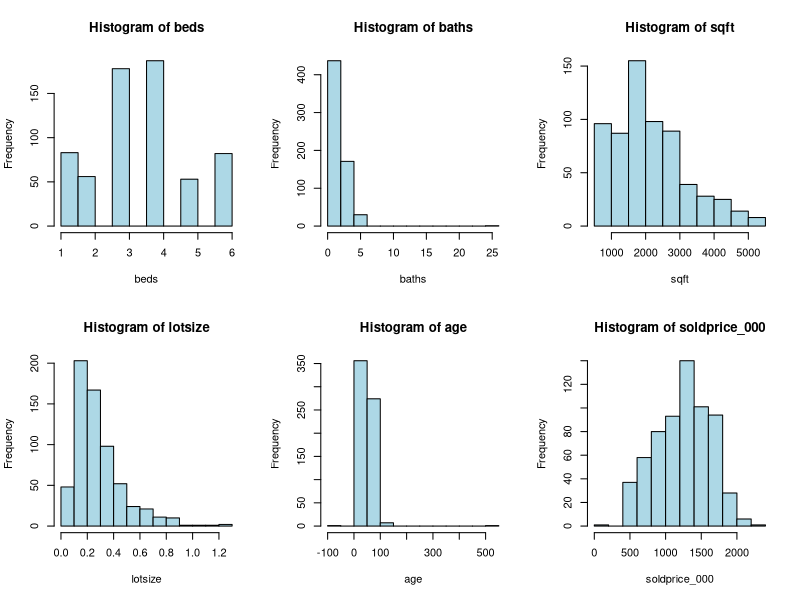
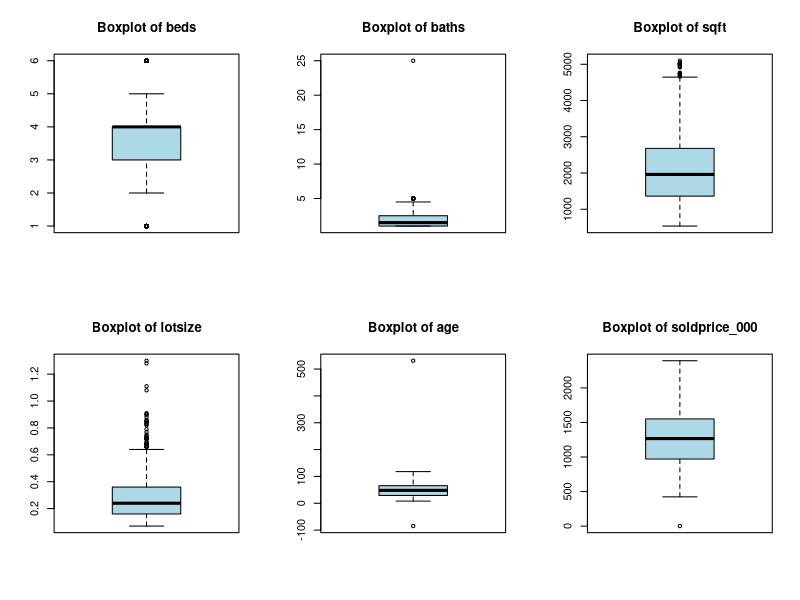
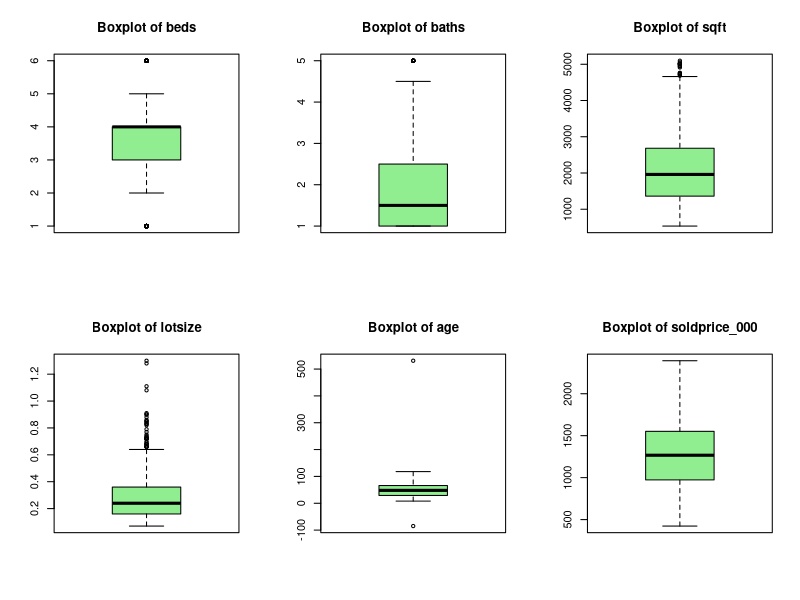
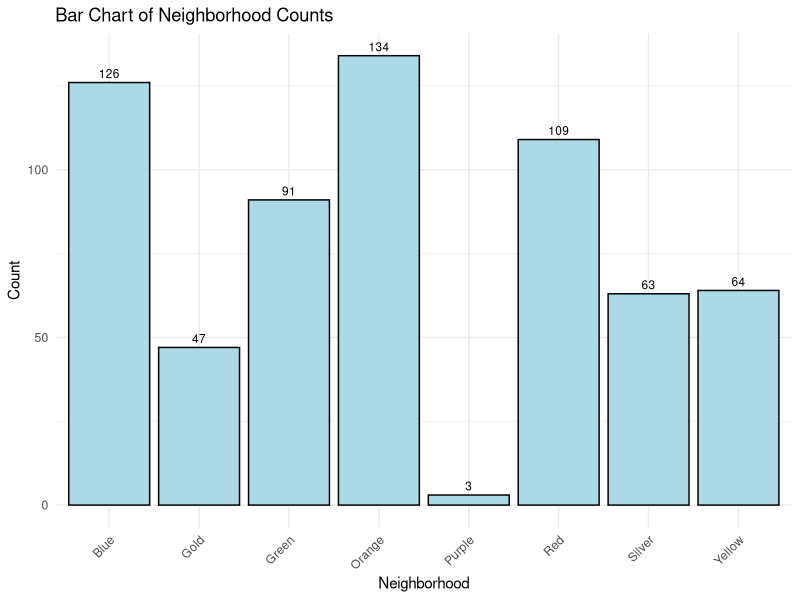
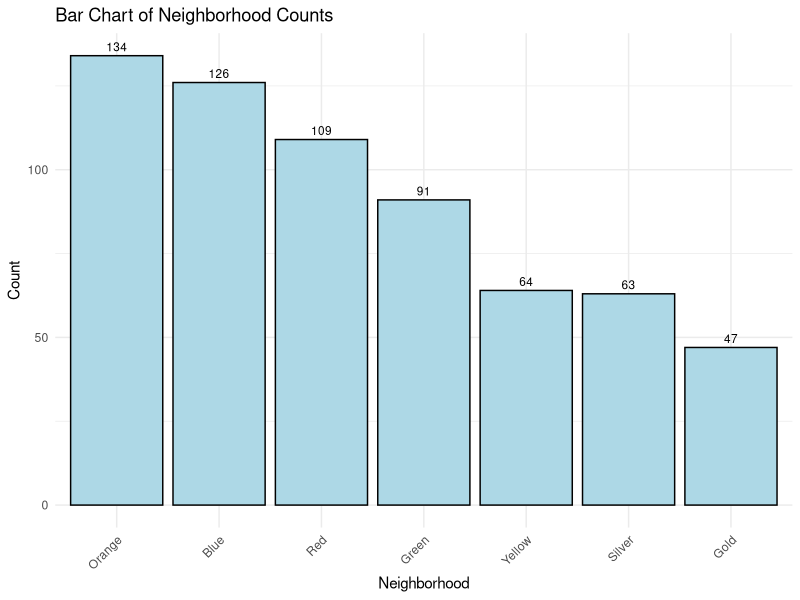
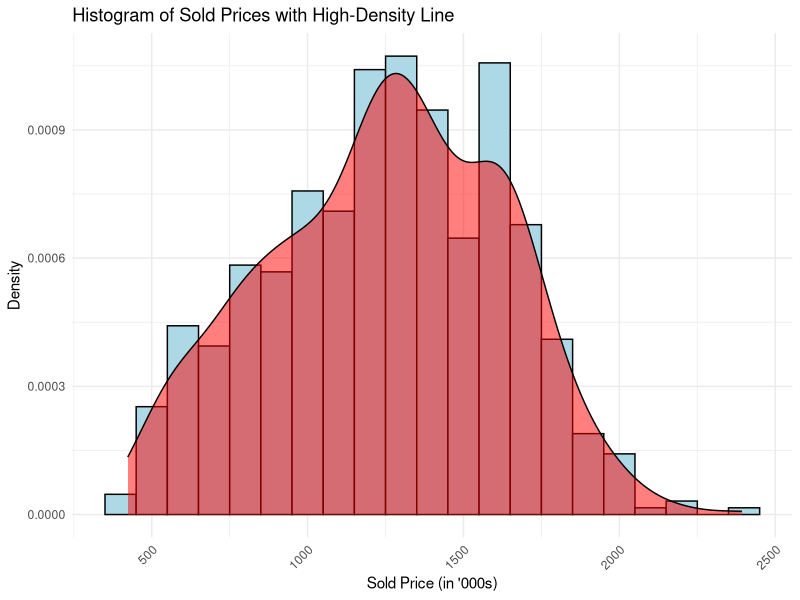
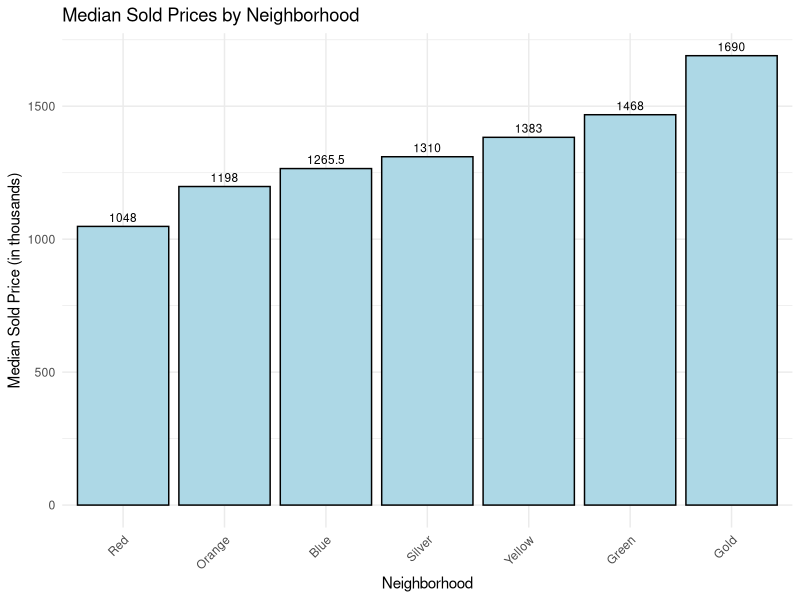
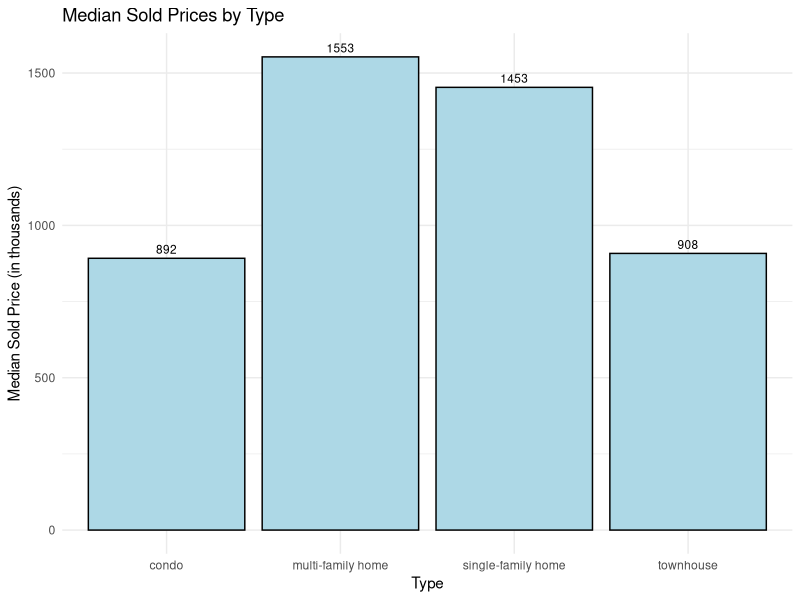

The R script that drew these images, in order:
# case 1
###############################################################
######################### housing.csv
setwd("C:/Users/kj_zo/Desktop/Data science course work/Exploratory data analysis and visulization/the final")
library(readr)
library(ggplot2)
library(scales)
library(dplyr)
housing <- read_csv("housing.csv")
schools <- read_csv("schools.csv")
summary(housing)
summary(housing)

############ Let's deal with nas
table(is.na(housing))

# Count NAs for each variable
(na_counts <- colSums(is.na(housing)))

# take a look at where those NAs are
# Columns of interest
columns_of_nas <- c("sqft", "lotsize", "cooling", "heating", "fireplace")

# Print rows with NA values for each column
for (col in columns_of_nas) {
  print(housing[which(is.na(housing[[col]])), ])
} 

########### where are 42 nas in total. Not significant.drop them for now.
housing_clean <- housing[complete.cases(housing[, columns_of_nas]), ] 


##################### categorical variables: convert to factors
## let's fix some typos/errors first
housing_clean$type[housing_clean$type=="town house"]<-"townhouse" 
housing_clean$type[housing_clean$type=="condominium"]<-"condo"
housing_clean <- housing_clean[housing_clean$levels != "?", ] 

# these are the columns I want to convert to factors
columns_to_convert <- c("neighborhood", "type","levels","cooling", "heating", "fireplace", "elementary", "middle", "high")

# Loop through the columns and convert to factor
for (col in columns_to_convert) {
  housing_clean[[col]] <- as.factor(housing_clean[[col]])
}

# check factor levels of all factor variables to make sure it all makes sense
factor_columns <- sapply(housing_clean, is.factor) # Identify factor columns

# Extract factor levels for each factor column 
(factor_levels <- sapply(housing_clean[, factor_columns, drop = FALSE], levels))

## let's make sure all categorical variables are taken care of.
str(housing_clean)
summary(housing_clean)

###################### numerical variables:outliers and feature engineering
# Get the current year
current_year <- as.numeric(format(Sys.Date(), "%Y"))

# Calculate age and create a new column 'age'
housing_clean$age <- current_year - housing_clean$year
housing_clean$year<-NULL

# create a new column for soldprice in thousands
housing_clean$soldprice_000<-housing_clean$soldprice/1000
housing_clean$soldprice<-NULL

################# let's see how numeric variables are distributed

# Identify numeric columns
numeric_columns <- sapply(housing_clean, is.numeric)

# Set up a 2x3 grid for plots
par(mfrow = c(2, 3))

# Plot histograms for numeric variables
for (col in names(housing_clean)[numeric_columns]) {
  hist(housing_clean[[col]], main = paste("Histogram of", col), xlab = col, col = "lightblue", border = "black")
}

# Plot boxplots for numeric variables
for (col in names(housing_clean)[numeric_columns]) {
  boxplot(housing_clean[[col]], main = paste("Boxplot of", col), col = "lightblue", border = "black")
}

# Reset the plotting layout
par(mfrow = c(1, 1))

# remove outliers that don't make sense
# Remove rows where age is -88
housing_clean <- housing_clean[housing_clean$age != -88, ] 
# Remove rows where soldprice_000 is 0.664
housing_clean <- housing_clean[housing_clean$soldprice_000 != 0.664, ]
# Remove rows where baths is 25, which does not make sense
housing_clean <- housing_clean[housing_clean$baths != 25, ]
# Remove rows where age is 528, which does not make sense. Houses this old are usually preserved.
housing_clean <- housing_clean[housing_clean$age != 528, ]

# let's check box plots again
par(mfrow = c(2, 3))

# Plot boxplots for numeric variables
for (col in names(housing_clean)[numeric_columns]) {
  boxplot(housing_clean[[col]], main = paste("Boxplot of", col), col = "lightgreen", border = "black")
}

# Reset the plotting layout
par(mfrow = c(1, 1))

# Identify categorical variables
str(housing_clean)
categorical_vars <- sapply(housing_clean, is.factor)

# Count occurrences of each category in categorical variables
category_counts <- sapply(housing_clean[categorical_vars], table)

# Print the counts
print(category_counts)

# Create a bar chart to take a closer look at neighborhood. 
# only 3 purple. Gonna be misleading
ggplot(housing_clean, aes(x = neighborhood)) +
  geom_bar(fill = "lightblue", color = "black") +
  geom_text(stat = "count", aes(label = after_stat(count)),
            vjust = -0.5, size = 3, color = "black") +
  labs(title = "Bar Chart of Neighborhood Counts",
       x = "Neighborhood",
       y = "Count") +
  theme_minimal() +
  theme(axis.text.x = element_text(angle = 45, hjust = 1))  # Rotate x-axis labels for better readability

# Remove rows where neighborhood is 'Purple'
housing_clean <- housing_clean[housing_clean$neighborhood != 'Purple', ]

# generate a bar chart without neighborhood purple
neighborhood_counts <- housing_clean %>%
  group_by(neighborhood) %>%
  summarize(count = n()) %>%
  arrange(desc(count))

# Use the sorted data frame for plotting
ggplot(neighborhood_counts, aes(x = reorder(neighborhood, -count), y = count)) +
  geom_bar(stat = "identity", fill = "lightblue", color = "black") +
  geom_text(aes(label = count), vjust = -0.5, size = 3, color = "black") +
  labs(title = "Bar Chart of Neighborhood Counts",
       x = "Neighborhood",
       y = "Count") +
  theme_minimal() +
  theme(axis.text.x = element_text(angle = 45, hjust = 1))

## the reminding outliers were not removed since they are not obviously off.

######################## schools.csv
summary(schools)
schools$school<-as.factor(schools$school)

############### merge data sets
# Merge by elementary and school
merged_data <- merge(housing_clean, schools, by.x = "elementary", by.y = "school", all.x = TRUE)
# Rename elementary size and rating
names(merged_data)[names(merged_data) %in% c("size", "rating")] <- c("elementary_size", "elementary_rating")

# Merge by middle and school
merged_data <- merge(merged_data, schools, by.x = "middle", by.y = "school", all.x = TRUE)
# Rename middle size and rating
names(merged_data)[names(merged_data) %in% c("size", "rating")] <- c("middle_size", "middle_rating")

# Merge by high and school
merged_data <- merge(merged_data, schools, by.x = "high", by.y = "school", all.x = TRUE)
# Rename high size and rating
names(merged_data)[names(merged_data) %in% c("size", "rating")] <- c("high_size", "high_rating")

###### engineer 2 new variables
merged_data$mean_size <- rowMeans(merged_data[, c("elementary_size", "middle_size", "high_size")], na.rm = TRUE)
merged_data$mean_rating <- rowMeans(merged_data[, c("elementary_rating", "middle_rating", "high_rating")], na.rm = TRUE)

names(merged_data)

# Specify the columns to keep
columns_to_keep <- c("neighborhood", "beds", "baths", "sqft", "lotsize", "type", "levels", 
                     "cooling", "heating", "fireplace", "age", "soldprice_000", "mean_size", "mean_rating")

# Subset the data frame
data_clean <- merged_data[columns_to_keep]

############# Now, we are done with data cleaning. Let's explore and
############# create some visuals.

# how do neighborhoods affect median housing prices?
# Calculate median of soldprice_000 grouped by neighborhood using aggregate
(median_by_neighborhood <- aggregate(soldprice_000 ~ neighborhood, 
                                     data = data_clean, median))

# Create a histogram with ggplot2 and add high-density line
ggplot(data_clean, aes(x = soldprice_000)) +
  geom_histogram(binwidth = 100, fill = "lightblue", color = "black", aes(y = ..density..)) +
  geom_density(fill = "red", alpha = 0.5) +  # Add high-density line
  labs(title = "Histogram of Sold Prices with High-Density Line",
       x = "Sold Price (in '000s)", y = "Density") +
  theme_minimal() +
  theme(axis.text.x = element_text(angle = 45, hjust = 1)) +  # Rotate x-axis labels for better readability
  scale_y_continuous(labels = comma)  # Format y-axis labels without scientific notation

summary(data_clean)

# Create a bar chart with ggplot2
ggplot(median_by_neighborhood, aes(x = reorder(neighborhood, soldprice_000), y = soldprice_000)) +
  geom_bar(stat = "identity", fill = "lightblue", color = "black") +
  geom_text(aes(label = soldprice_000), vjust = -0.5, size = 3, color = "black") +
  labs(title = "Median Sold Prices by Neighborhood",
       x = "Neighborhood",
       y = "Median Sold Price (in thousands)") +
  theme_minimal() +
  theme(axis.text.x = element_text(angle = 45, hjust = 1))

# Calculate median of soldprice_000 grouped by type
(median_by_type <- aggregate(soldprice_000 ~ type, data = data_clean, median))

# Create a bar chart with ggplot2
ggplot(median_by_type, aes(x = type, y = soldprice_000)) +
  geom_bar(stat = "identity", fill = "lightblue", color = "black") +
  geom_text(aes(label = soldprice_000), vjust = -0.5, size = 3, color = "black") +
  labs(title = "Median Sold Prices by Type",
       x = "Type",
       y = "Median Sold Price (in thousands)") +
  theme_minimal()



# Calculate median of soldprice_000 grouped by type
(age_by_neighborhood <- aggregate(age ~ neighborhood, data = data_clean, median))

# Create a bar chart: age_by_neighborhood
ggplot(age_by_neighborhood, aes(x = reorder(neighborhood, age), y = age)) +
  geom_bar(stat = "identity", fill = "lightblue", color = "black") +
  geom_text(aes(label = age), vjust = -0.5, size = 3, color = "black") +
  labs(title = "Median Age by Neighborhood",
       x = "Neighborhood",
       y = "Median Age") +
  theme_minimal()

# Create a scatter plot with regression lines for each type 
# average school size vs average school rating
ggplot(data_clean, aes(x = mean_rating, y = mean_size, color=neighborhood,size=1)) +
  geom_point() +
  labs(title = "Scatter Plot of average school size vs. average school rating by neighborhood", x = "Average school rating", y = "Average school size") +
  theme_minimal() +
  scale_color_discrete(name = "neighborhood") + 
  guides(size = FALSE)  # Remove the legend for size


ggplot(data_clean, aes(x = sqft, y = soldprice_000, color=neighborhood,size=1)) +
  geom_point() +
  labs(title = "Scatter Plot of housing price vs. sqft by neighborhood", x = "Sqft", y = "Housing price in thousands") +
  theme_minimal() +
  scale_color_discrete(name = "neighborhood") + 
  guides(size = FALSE)  # Remove the legend for size

ggplot(data_clean, aes(x = sqft, y = soldprice_000, color = neighborhood, size = 1)) +
  geom_point(alpha = 0.5) +
  geom_smooth(method = "lm", se = FALSE, aes(group = neighborhood), size = 1.5) +  # Adjust the size here
  labs(title = "Scatter Plot of housing price vs. sqft by neighborhood",
       x = "Sqft",
       y = "Housing price in thousands") +
  theme_minimal() +
  scale_color_discrete(name = "neighborhood") +
  guides(size = FALSE)

############### regression
# Specify the selected features as a character vector
selected_features <- c("neighborhood", "beds", "sqft", "type", "heating", "fireplace", "age", "mean_size", "mean_rating")

# Construct the formula dynamically
formula_string <- paste("soldprice_000 ~", paste(selected_features, collapse = " + "))

# Create a regression model
reg_model <- lm(as.formula(formula_string), data = data_clean)

# Print the summary of the regression model
summary(reg_model)

# Assess model assumptions and diagnostics
par(mfrow = c(2, 2))  # Set up a 2x2 grid for diagnostic plots
plot(reg_model)

# Calculate and print residuals
residuals <- residuals(reg_model)

# Calculate and print the Root Mean Squared Error (RMSE)
rmse <- sqrt(mean(residuals^2))
print(paste("Root Mean Squared Error (RMSE):", rmse))

###################### clustering
## Get the data ready for clustering
# Identify categorical variables
categorical_vars <- c("neighborhood", "type", "cooling", "heating", "fireplace")

# Convert the specified columns to factors
data_clean[, categorical_vars] <- lapply(data_clean[, categorical_vars], as.factor)

# Create one-hot encoding using model.matrix
data_clean_encoded <- cbind(data_clean, model.matrix(~ 0 + ., data = data_clean[, categorical_vars]))

# Remove original categorical columns
data_clean_encoded <- data_clean_encoded[, !(names(data_clean_encoded) %in% categorical_vars)]

# Now, 'data_clean_encoded' contains the dataset with one-hot encoded categorical variables
# Load required library for clustering
library(cluster)

# Specify the number of clusters (you may need to choose this based on your problem)
num_clusters <- 4

# Perform k-means clustering
kmeans_result <- kmeans(data_clean_encoded, centers = num_clusters, nstart = 10)

# Add cluster assignment to the original dataset
data_clean_clustered <- cbind(data_clean, Cluster = kmeans_result$cluster)
kmeans_result

# Reset plot parameters to default
par(mfrow = c(1, 1))
hc <- hclust(dist(data_clean_encoded))
plot(hc, hang = -1, main = "Dendrogram")

## it looks 4 is a reasonable number of clusters.

## let's reconfirm with the elbow method
par(mfrow = c(1, 1))
wcss_values <- numeric(10)

for (k in 1:10) {
  kmeans_result <- kmeans(data_clean_encoded, centers = k)
  wcss_values[k] <- kmeans_result$tot.withinss
}

plot(1:10, wcss_values, type = "b", pch = 19, frame = FALSE, xlab = "Number of Clusters (k)", ylab = "WCSS")

# Assuming you have data_clean_clustered with a "Cluster" column
ggplot(data_clean_clustered, aes(x = sqft, y = lotsize, color = factor(Cluster))) +
  geom_point() +
  labs(title = "Scatter Plot of Sqft vs. lot size with Clusters",
       x = "Square Footage",
       y = "lot size") +
  theme_minimal() +
  scale_color_discrete(name = "Cluster") +
  guides(color = guide_legend(title = "Cluster"))



# case 2
################################################################ 
setwd("C:/Users/kj_zo/Desktop/Data science course work/Exploratory data analysis and visulization/the final")
library(readr)
library(ggplot2)
library(scales)
housing <- read_csv("housing.csv")
schools <- read_csv("schools.csv")
summary(housing)

############ Let's deal with nas
table(is.na(housing))

# Count NAs for each variable
(na_counts <- colSums(is.na(housing)))

# take a look at where those NAs are
# Columns of interest
columns_of_nas <- c("sqft", "lotsize", "cooling", "heating", "fireplace")

# Print rows with NA values for each column
for (col in columns_of_nas) {
  print(housing[which(is.na(housing[[col]])), ])
} 

# 1. Impute NAs in sqft

filtered_data <- subset(housing, neighborhood == "Red" & beds == 1 & baths == 1)
mean_sqft <- mean(filtered_data$sqft, na.rm = TRUE)
housing$sqft[which(is.na(housing$sqft))] <- mean_sqft

# 2. impute NAs in lotsize
# Create a linear regression model
linear_model <- lm(lotsize ~ sqft, data = housing)

# Print the summary of the regression model
summary(linear_model)

# Plot the regression line
plot(housing$sqft, housing$lotsize, main = "Regression Line: sqft vs. lotsize", xlab = "sqft", ylab = "lotsize")
abline(linear_model, col = "red")

# Identify rows with missing 'lotsize'
rows_with_missing_lotsize <- which(is.na(housing$lotsize))

# Predict 'lotsize' for rows with missing values
predicted_lotsize <- predict(linear_model, newdata = data.frame(sqft = housing$sqft[rows_with_missing_lotsize]))

# Replace missing 'lotsize' with the predicted values
housing$lotsize[rows_with_missing_lotsize] <- predicted_lotsize

# 3. impute NAs in cooling
(table(housing$cooling,housing$type))
housing$cooling[is.na(housing$cooling)]<-"No" ## most houses are "No"
# 4. impute NAs in heating
(table(housing$heating,housing$type))
housing$heating[is.na(housing$heating)]<-"No" ## most house are "No"

# 5. impute NAs in fireplace
(table(housing$fireplace,housing$neighborhood))
housing$fireplace[is.na(housing$fireplace)]<-"No" ## most house are "No"

##################### categorical variables: convert to factors
## let's fix some typos/errors first
housing$type[housing$type=="town house"]<-"townhouse" 
housing$type[housing$type=="condominium"]<-"condo"

table(housing$levels,housing$beds) # levels are more likely to be 1
housing$levels[housing$levels== "?"]<-"1" 


# these are the columns I want to convert to factors
columns_to_convert <- c("neighborhood", "type","levels","cooling", "heating", "fireplace", "elementary", "middle", "high")

# Loop through the columns and convert to factor
for (col in columns_to_convert) {
  housing[[col]] <- as.factor(housing[[col]])
}

# check factor levels of all factor variables to make sure it all makes sense
factor_columns <- sapply(housing, is.factor) # Identify factor columns

# Extract factor levels for each factor column
(factor_levels <- sapply(housing[, factor_columns, drop = FALSE], levels))

## let's make sure all categorical variables are taken care of.
str(housing)
summary(housing)

###################### numerical variables:outliers and feature engineering
# Get the current year
current_year <- as.numeric(format(Sys.Date(), "%Y"))

# Calculate age and create a new column 'age'
housing$age <- current_year - housing$year
housing$year<-NULL

# create a new column for soldprice in thousands
housing$soldprice_000<-housing$soldprice/1000
housing$soldprice<-NULL

################# let's see how numeric variables are distributed

# Identify numeric columns
numeric_columns <- sapply(housing, is.numeric)

# Set up a 2x3 grid for plots
par(mfrow = c(2, 3))

# Plot histograms for numeric variables
for (col in names(housing)[numeric_columns]) {
  hist(housing[[col]], main = paste("Histogram of", col), xlab = col, col = "lightblue", border = "black")
}

# Plot boxplots for numeric variables
for (col in names(housing)[numeric_columns]) {
  boxplot(housing[[col]], main = paste("Boxplot of", col), col = "lightgreen", border = "black")
}

# Reset the plotting layout
par(mfrow = c(1, 1))

# remove outliers that don't make sense
# Remove rows where age is -88
housing_clean <- housing[housing$age != -88, ] 
# Remove rows where soldprice_000 is 0.664
housing_clean <- housing_clean[housing_clean$soldprice_000 != 0.664, ]
# Remove rows where baths is 25, which does not make sense
housing_clean <- housing_clean[housing_clean$baths != 25, ]
# Remove rows where age is 528, which does not make sense. Houses this old are usually preserved.
housing_clean <- housing_clean[housing_clean$age != 528, ]
# Remove row there beds is 999,high influential point
housing_clean <- housing_clean[housing_clean$beds != 999, ]

# let's check box plots again
par(mfrow = c(2, 3))

# Plot boxplots for numeric variables
for (col in names(housing_clean)[numeric_columns]) {
  boxplot(housing_clean[[col]], main = paste("Boxplot of", col), col = "lightgreen", border = "black")
}

# Reset the plotting layout
par(mfrow = c(1, 1))

# Identify categorical variables
str(housing_clean)
categorical_vars <- sapply(housing_clean, is.factor)

# Count occurrences of each category in categorical variables
category_counts <- sapply(housing_clean[categorical_vars], table)

# Print the counts
print(category_counts)

# Create a bar chart to take a closer look at neighborhood. 
# only 3 purple. Gonna be misleading
ggplot(housing_clean, aes(x = neighborhood)) +
  geom_bar(fill = "lightblue", color = "black") +
  geom_text(stat = "count", aes(label = after_stat(count)),
            vjust = -0.5, size = 3, color = "black") +
  labs(title = "Bar Chart of Neighborhood Counts",
       x = "Neighborhood",
       y = "Count") +
  theme_minimal() +
  theme(axis.text.x = element_text(angle = 45, hjust = 1))  # Rotate x-axis labels for better readability

# Remove rows where neighborhood is 'Purple'
housing_clean <- housing_clean[housing_clean$neighborhood != 'Purple', ]

# generate a bar chart without neighborhood purple
neighborhood_counts <- housing_clean %>%
  group_by(neighborhood) %>%
  summarize(count = n()) %>%
  arrange(desc(count))

# Use the sorted data frame for plotting
ggplot(neighborhood_counts, aes(x = reorder(neighborhood, -count), y = count)) +
  geom_bar(stat = "identity", fill = "lightblue", color = "black") +
  geom_text(aes(label = count), vjust = -0.5, size = 3, color = "black") +
  labs(title = "Bar Chart of Neighborhood Counts",
       x = "Neighborhood",
       y = "Count") +
  theme_minimal() +
  theme(axis.text.x = element_text(angle = 45, hjust = 1))

## the reminding outliers were not removed since they are not obviously off.

######################## schools.csv
summary(schools)
schools$school<-as.factor(schools$school)

############### merge data sets
# Merge by elementary and school
merged_data <- merge(housing_clean, schools, by.x = "elementary", by.y = "school", all.x = TRUE)
# Rename elementary size and rating
names(merged_data)[names(merged_data) %in% c("size", "rating")] <- c("elementary_size", "elementary_rating")

# Merge by middle and school
merged_data <- merge(merged_data, schools, by.x = "middle", by.y = "school", all.x = TRUE)
# Rename middle size and rating
names(merged_data)[names(merged_data) %in% c("size", "rating")] <- c("middle_size", "middle_rating")

# Merge by high and school
merged_data <- merge(merged_data, schools, by.x = "high", by.y = "school", all.x = TRUE)
# Rename high size and rating
names(merged_data)[names(merged_data) %in% c("size", "rating")] <- c("high_size", "high_rating")

###### engineer 2 new variables
merged_data$mean_size <- rowMeans(merged_data[, c("elementary_size", "middle_size", "high_size")], na.rm = TRUE)
merged_data$mean_rating <- rowMeans(merged_data[, c("elementary_rating", "middle_rating", "high_rating")], na.rm = TRUE)

names(merged_data)

# Specify the columns to keep
columns_to_keep <- c("neighborhood", "beds", "baths", "sqft", "lotsize", "type", "levels", 
                     "cooling", "heating", "fireplace", "age", "soldprice_000", "mean_size", "mean_rating")

# Subset the data frame
data_clean <- merged_data[columns_to_keep]

############# Now, we are done with data cleaning. Let's explore and
############# create some visuals.

# how do neighborhoods affect median housing prices?
# Calculate median of soldprice_000 grouped by neighborhood using aggregate
(median_by_neighborhood <- aggregate(soldprice_000 ~ neighborhood, 
                                     data = data_clean, median))

# Create a histogram with ggplot2 and add high-density line
ggplot(data_clean, aes(x = soldprice_000)) +
  geom_histogram(binwidth = 100, fill = "lightblue", color = "black", aes(y = ..density..)) +
  geom_density(fill = "red", alpha = 0.5) +  # Add high-density line
  labs(title = "Histogram of Sold Prices with High-Density Line",
       x = "Sold Price (in '000s)", y = "Density") +
  theme_minimal() +
  theme(axis.text.x = element_text(angle = 45, hjust = 1)) +  # Rotate x-axis labels for better readability
  scale_y_continuous(labels = comma)  # Format y-axis labels without scientific notation

summary(data_clean)

# Create a bar chart with ggplot2
ggplot(median_by_neighborhood, aes(x = reorder(neighborhood, soldprice_000), y = soldprice_000)) +
  geom_bar(stat = "identity", fill = "lightblue", color = "black") +
  geom_text(aes(label = soldprice_000), vjust = -0.5, size = 3, color = "black") +
  labs(title = "Median Sold Prices by Neighborhood",
       x = "Neighborhood",
       y = "Median Sold Price (in thousands)") +
  theme_minimal() +
  theme(axis.text.x = element_text(angle = 45, hjust = 1))

# Calculate median of soldprice_000 grouped by type
(median_by_type <- aggregate(soldprice_000 ~ type, data = data_clean, median))

# Create a bar chart with ggplot2
ggplot(median_by_type, aes(x = type, y = soldprice_000)) +
  geom_bar(stat = "identity", fill = "lightblue", color = "black") +
  geom_text(aes(label = soldprice_000), vjust = -0.5, size = 3, color = "black") +
  labs(title = "Median Sold Prices by Type",
       x = "Type",
       y = "Median Sold Price (in thousands)") +
  theme_minimal()



# Calculate median of soldprice_000 grouped by type
(age_by_neighborhood <- aggregate(age ~ neighborhood, data = data_clean, median))

# Create a bar chart: age_by_neighborhood
ggplot(age_by_neighborhood, aes(x = reorder(neighborhood, age), y = age)) +
  geom_bar(stat = "identity", fill = "lightblue", color = "black") +
  geom_text(aes(label = age), vjust = -0.5, size = 3, color = "black") +
  labs(title = "Median Age by Neighborhood",
       x = "Neighborhood",
       y = "Median Age") +
  theme_minimal()

# Create a scatter plot with regression lines for each type 
# average school size vs average school rating
ggplot(data_clean, aes(x = mean_rating, y = mean_size, color=neighborhood,size=1)) +
  geom_point() +
  labs(title = "Scatter Plot of average school size vs. average school rating by neighborhood", x = "Average school rating", y = "Average school size") +
  theme_minimal() +
  scale_color_discrete(name = "neighborhood") + 
  guides(size = FALSE)  # Remove the legend for size


ggplot(data_clean, aes(x = sqft, y = soldprice_000, color=neighborhood,size=1)) +
  geom_point() +
  labs(title = "Scatter Plot of housing price vs. sqft by neighborhood", x = "Sqft", y = "Housing price in thousands") +
  theme_minimal() +
  scale_color_discrete(name = "neighborhood") + 
  guides(size = FALSE)  # Remove the legend for size

ggplot(data_clean, aes(x = sqft, y = soldprice_000, color = neighborhood, size = 1)) +
  geom_point(alpha = 0.5) +
  geom_smooth(method = "lm", se = FALSE, aes(group = neighborhood), size = 1.5) +  # Adjust the size here
  labs(title = "Scatter Plot of housing price vs. sqft by neighborhood",
       x = "Sqft",
       y = "Housing price in thousands") +
  theme_minimal() +
  scale_color_discrete(name = "neighborhood") +
  guides(size = FALSE)

############### regression
# Specify the selected features as a character vector
selected_features <- c("neighborhood", "beds", "sqft", "type", "heating", "fireplace", "age", "mean_size", "mean_rating")

# Construct the formula dynamically
formula_string <- paste("soldprice_000 ~", paste(selected_features, collapse = " + "))

# Create a regression model
reg_model <- lm(as.formula(formula_string), data = data_clean)

# Print the summary of the regression model
summary(reg_model)

# Assess model assumptions and diagnostics
par(mfrow = c(2, 2))  # Set up a 2x2 grid for diagnostic plots
plot(reg_model)

# Calculate and print residuals
residuals <- residuals(reg_model)

# Calculate and print the Root Mean Squared Error (RMSE)
rmse <- sqrt(mean(residuals^2))
print(paste("Root Mean Squared Error (RMSE):", rmse))

###################### clustering
## Get the data ready for clustering
# Identify categorical variables
categorical_vars <- c("neighborhood", "type", "cooling", "heating", "fireplace")

# Convert the specified columns to factors
data_clean[, categorical_vars] <- lapply(data_clean[, categorical_vars], as.factor)

# Create one-hot encoding using model.matrix
data_clean_encoded <- cbind(data_clean, model.matrix(~ 0 + ., data = data_clean[, categorical_vars]))

# Remove original categorical columns
data_clean_encoded <- data_clean_encoded[, !(names(data_clean_encoded) %in% categorical_vars)]

# Now, 'data_clean_encoded' contains the dataset with one-hot encoded categorical variables
# Load required library for clustering
library(cluster)

# Specify the number of clusters (you may need to choose this based on your problem)
num_clusters <- 4

# Perform k-means clustering
kmeans_result <- kmeans(data_clean_encoded, centers = num_clusters, nstart = 10)

# Add cluster assignment to the original dataset
data_clean_clustered <- cbind(data_clean, Cluster = kmeans_result$cluster)
kmeans_result

# Reset plot parameters to default
par(mfrow = c(1, 1))
hc <- hclust(dist(data_clean_encoded))
plot(hc, hang = -1, main = "Dendrogram")

## it looks 4 is a reasonable number of clusters.

## let's reconfirm with the elbow method
par(mfrow = c(1, 1))
wcss_values <- numeric(10)

for (k in 1:10) {
  kmeans_result <- kmeans(data_clean_encoded, centers = k)
  wcss_values[k] <- kmeans_result$tot.withinss
}

plot(1:10, wcss_values, type = "b", pch = 19, frame = FALSE, xlab = "Number of Clusters (k)", ylab = "WCSS")

# Assuming you have data_clean_clustered with a "Cluster" column
ggplot(data_clean_clustered, aes(x = sqft, y = lotsize, color = factor(Cluster))) +
  geom_point() +
  labs(title = "Scatter Plot of Sqft vs. lot size with Clusters",
       x = "Square Footage",
       y = "lot size") +
  theme_minimal() +
  scale_color_discrete(name = "Cluster") +
  guides(color = guide_legend(title = "Cluster"))
